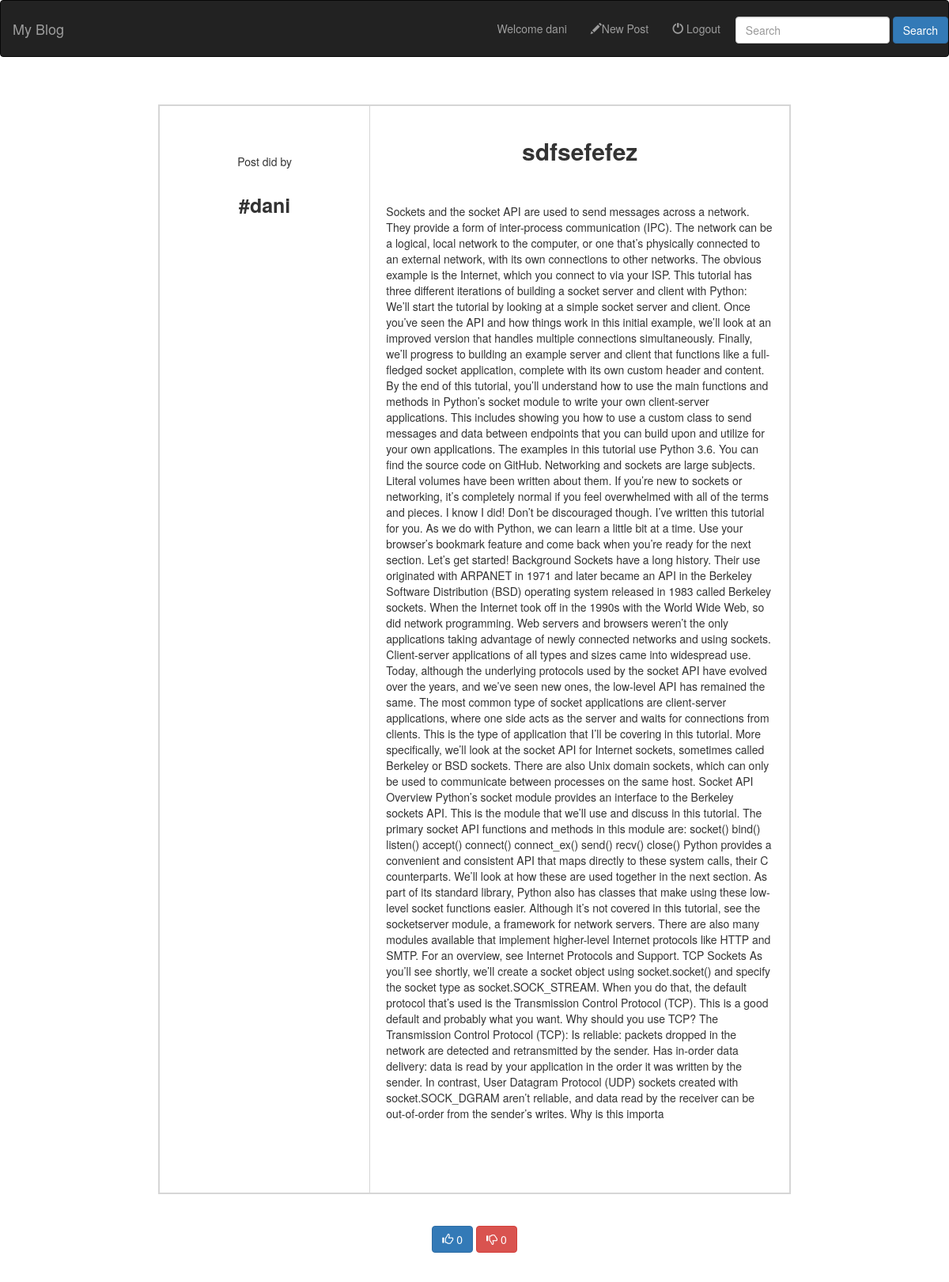
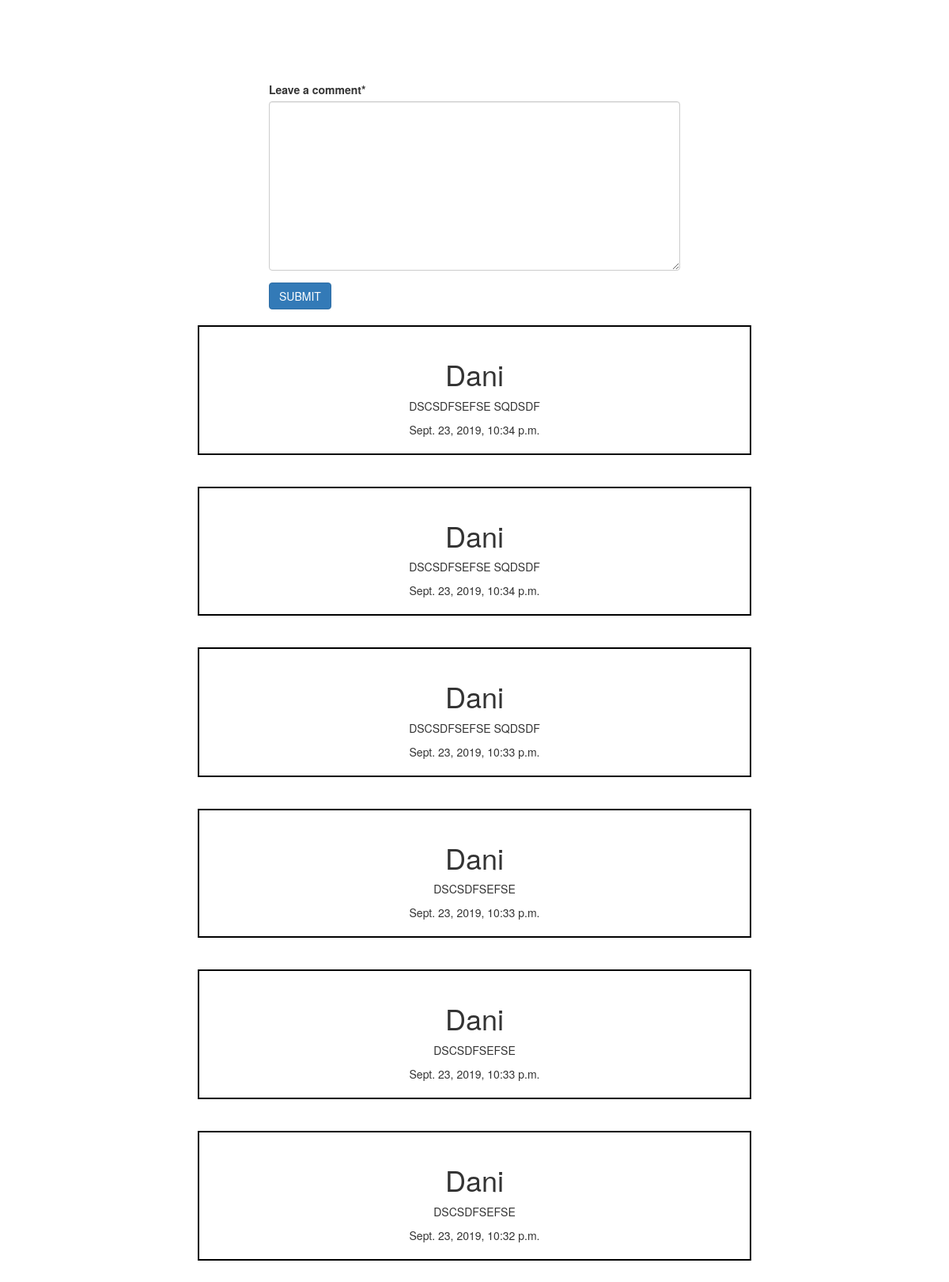
Page /postone/30 (signed in) on the committed database (2 pictures, top to bottom).
### appone/models.py (models this page shows)
class NewPost_Likes_Dislikes(models.Model):
    title = models.CharField(max_length=255)
    text = models.CharField(max_length=255)
    author = models.CharField(max_length=100)
    likes = models.CharField(max_length=100,default=0)
    dislikes = models.CharField(max_length=100, default=0)
    date_posted = models.DateTimeField(default=timezone.now)
    number_comments = models.CharField(max_length=100,default=0)
    class Meta:
        ordering = ['-date_posted']
    def __str__(self):
        return self.title

class LeaveAComment(models.Model):
    content = models.CharField(max_length=255)
    title = models.CharField(max_length=255)
    author = models.CharField(max_length=100)
    date_posted = models.DateTimeField(default=timezone.now)

### appone/views.py (the view, shortened to what this page needs)
# urls.py: path('postone/<int:pk>', views.get_one_post_likes_dislikes, name="postone"),
@login_required
def get_one_post_likes_dislikes(request, pk):
    template = loader.get_template('appone/one_post.html')
    if request.method == "POST" and "leave_comment" in request.POST:
        comment = LeaveComment(request.POST)
        if comment.is_valid():
            song = LeaveAComment(content=comment.cleaned_data['content'],
                                 title=NewPost_Likes_Dislikes.objects.get(pk=pk).title,
                                 author=request.user.username)
            song.save()
            messages.success(request, 'Your comment has been saved')
    else:
        comment = LeaveComment()
    test = LeaveAComment.objects.all().filter(title=NewPost_Likes_Dislikes.objects.get(pk=pk)).count()
    NewPost_Likes_Dislikes.objects.filter(pk=pk).update(number_comments=str(test))
    all_comments = ""
    for s in LeaveAComment.objects.all().filter(title=NewPost_Likes_Dislikes.objects.get(pk=pk).title):
        all_comments = all_comments + s.content
    likes = 0
    for s in Likes_And_Dislikes.objects.all().filter(title=NewPost_Likes_Dislikes.objects.get(pk=pk).title):
        likes = likes + s.likes
    NewPost_Likes_Dislikes.objects.filter(pk=pk).update(likes=likes)
    dislikes = 0
    for s in Likes_And_Dislikes.objects.all().filter(title=NewPost_Likes_Dislikes.objects.get(pk=pk).title):
        dislikes = dislikes + s.dislikes
    NewPost_Likes_Dislikes.objects.filter(pk=pk).update(dislikes=dislikes)
    context = {'title': NewPost_Likes_Dislikes.objects.get(pk=pk).title,
               'text': NewPost_Likes_Dislikes.objects.get(pk=pk).text,
               'author': NewPost_Likes_Dislikes.objects.get(pk=pk).author,
               "likes": likes,
               "dislikes": dislikes,
               "comment": comment,
               "all_comments": LeaveAComment.objects.order_by('-date_posted').all().filter(title=NewPost_Likes_Dislikes.objects.get(pk=pk).title),}
    return HttpResponse(template.render(context, request))

### appone/forms.py
class LeaveComment(forms.Form):
    content = forms.CharField(label="Leave a comment",
                              widget=forms.Textarea,
                              max_length=1000)

### appone/templates/appone/one_post.html (shortened to what this page needs)
{% extends "appone/base.html"%}
{% load crispy_forms_tags %}
{% block content %}
<br>
<br>
<div style="width:800px" class="container">
  <div style="border: 2px solid #d6d6d6" class="row">
    <div style="padding-top: 60px;text-align:center; " class="col-xs-4 col-sm-4">
        Post did by
        <h1><strong style="font-size:25px">#{{ author }}</strong></h1>
    </div>
    <div  style="border-left: 1px solid #d6d6d6;padding: 20px;" class="col-xs-8 col-sm-8">
      <h3 style="font-weight: bold; font-size:30px;text-align:center">{{ title }}</h3>
            <br>
            <br>
            <p style="">{{ text}}</p>
            <br>
            <br>
            <br>
    </div>
  </div>
</div>
<br>
<br>
<div style="text-align:center" class="container">
    <form action="" method="POST">
        <button type="submit" name="likes" class="btn btn-primary">
            <span class="glyphicon glyphicon-thumbs-up"></span>
            {{ likes  }}
        </button>
        <button type="submit" name="dislikes" class="btn btn-danger">
            <span class="glyphicon glyphicon-thumbs-down"></span>
            {{ dislikes  }}
        </button>
    </form>
</div>
<br>
<br>
<br>
<br>
<br>
<br>
    <br>
<div style="width:550px" class="container">
    <form action="" method="POST">
        {{ comment|crispy }}
        <button type="submit" name="leave_comment" class="btn btn-primary">SUBMIT</button>
    </form>
</div>
    <br>
    {% for Posts in all_comments %}
        <div style="border: 2px solid black; padding: 20px;
         text-align:center; width:700px; margin: 0 auto;">
            <h1>{{ Posts.author | title }}</h1>
            <p>{{ Posts.content }}</p>
            {{ Posts.date_posted }}
        </div>
        <br>
        <br>
    {% endfor %}
{% endblock %}

### appone/templates/appone/base.html (shortened to what this page needs)
<!DOCTYPE html>
<html lang="en">
<head>
  <link rel="stylesheet" href="https://maxcdn.bootstrapcdn.com/bootstrap/3.4.0/css/bootstrap.min.css">
</head>
<body >
<nav style="padding-top:10px; padding-bottom:10px" class="navbar navbar-inverse">
  <div class="container-fluid">
    <div class="navbar-header">
      <a class="navbar-brand" href="{% url 'home' %}">My Blog</a>
    </div>
     <ul style="padding-top:10px;" class="nav navbar-nav navbar-right">
         <li>
            <form class="form-inline" action="{% url 'search' %}" method="GET">
                <input class="form-control mr-sm-2" name="q" type="text" id="query" placeholder="Search" aria-label="Search">
                <button class="btn btn-primary my-2 my-sm-0" type="submit">
                    Search
                </button>
            </form>
        </li>
     </ul>
    <ul class="nav navbar-nav navbar-right">
     {% if user.is_authenticated %}
        <li><a href="{% url 'profile' %}">Welcome {{ user.username }}</a></li>
        <li><a href="{% url 'post' %}"><span class="glyphicon glyphicon-pencil"></span>New Post</a></li>
        <li><a href="{% url 'logout' %}"><span class="glyphicon glyphicon-off"></span> Logout</a></li> &nbsp;
      {% else %}
        <li><a href="{% url 'register' %}"><span class="glyphicon glyphicon-user"></span> Sign Up</a></li>
        <li><a href="{% url 'login' %}"><span class="glyphicon glyphicon-log-in"></span> Login</a></li> &nbsp;
      {% endif %}
    </ul>
  </div>
</nav>
{% block content %}{% endblock %}
</body>
</html>

### rows in the picture
NewPost_Likes_Dislikes: author "dani", title "sdfsefefez", text "Sockets and the socket API are used to send messages across a network. They provide a form of inter-process communication (IPC). The network can be a logical, local network to the computer, or one that’s physically connected to an external network, with its own connections to other networks. The obvious example is the Internet, which you connect to via your ISP. This tutorial has three different iterations of building a socket server and client with Python: We’ll start the tutorial by looking at a simple socket server and client. Once you’ve seen the API and how things work in this initial example, we’ll look at an improved version that handles multiple connections simultaneously. Finally,…"
LeaveAComment: author "Dani", content "DSCSDFSEFSE SQDSDF", date_posted "Sept. 23, 2019, 10:34 p.m."
LeaveAComment: author "Dani", content "DSCSDFSEFSE SQDSDF", date_posted "Sept. 23, 2019, 10:34 p.m."
LeaveAComment: author "Dani", content "DSCSDFSEFSE SQDSDF", date_posted "Sept. 23, 2019, 10:33 p.m."
LeaveAComment: author "Dani", content "DSCSDFSEFSE", date_posted "Sept. 23, 2019, 10:33 p.m."
LeaveAComment: author "Dani", content "DSCSDFSEFSE", date_posted "Sept. 23, 2019, 10:33 p.m."
LeaveAComment: author "Dani", content "DSCSDFSEFSE", date_posted "Sept. 23, 2019, 10:32 p.m."

### other values in the picture
{{ user.username }} "dani"
{{ likes }} "0"
{{ dislikes }} "0"
